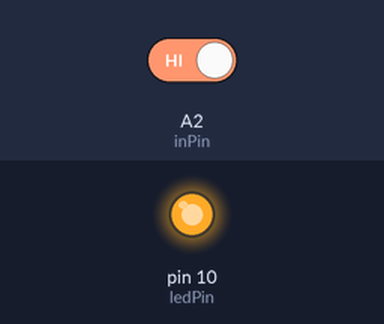
The sketch below on a simulated Arduino Uno, built with avr-gcc and run on an emulated ATmega328P. Shown: output pins drawn as LEDs (lit = HIGH). Inputs (shaded band) come from the test bench; at power-on: A2 (inPin) HIGH.

Above: at 2.2 s.
2.3 s: A2 (inPin) driven LOW
At 3.3 s:
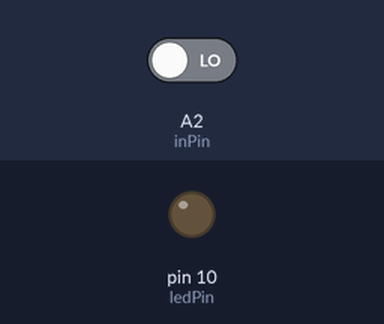
3.8 s: A2 (inPin) driven HIGH
At 4.5 s:
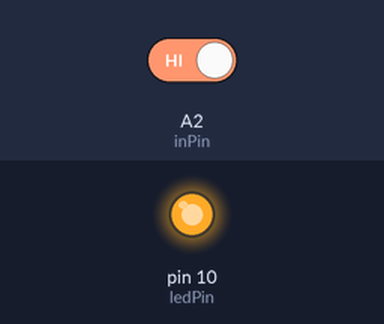
Timing chart, 0 to 6.8 s (numbered marks = the images above; inputs shaded):
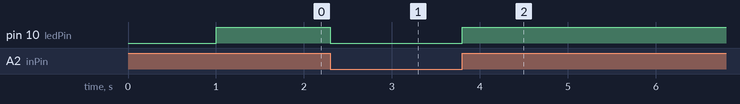

Measured:
- after the input at 2.3 s, pin 10 (ledPin): HIGH → LOW at once
- after the input at 3.8 s, pin 10 (ledPin): LOW → HIGH at once

The sketch:

Latihan1.ino
```cpp
#include <LiquidCrystal.h>
LiquidCrystal lcd (7,6,5,4,3,2);
int ledPin = 10;
int inPin = A2;
int val = 0;

void setup()
{
  Serial.begin(9600);
  lcd.print("Robotika Praktikum");
  delay (1000);
  lcd.clear();
  pinMode(ledPin, OUTPUT);
  pinMode(inPin, INPUT);
}

void loop()
{
  val = digitalRead(inPin);
  if(val==LOW)
  {
    digitalWrite(ledPin, LOW);
    lcd.setCursor(0,0);
    lcd.print("Lampu Mati");
  }
  else if (val==HIGH)
  {
    digitalWrite(ledPin, HIGH);
    lcd.setCursor(0,0);
    lcd.print("Lampu Nyala");
  }
}
```
